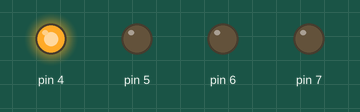
The sketch below on a simulated Arduino Uno, built with avr-gcc and run on an emulated ATmega328P. Shown: output pins drawn as LEDs (lit = HIGH).

Above: at 0.05 s.
At 0.65 s:
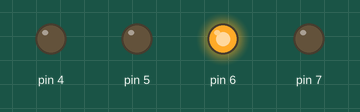
At 1.35 s:
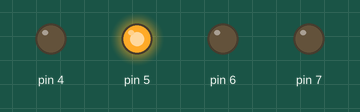
At 2.75 s:
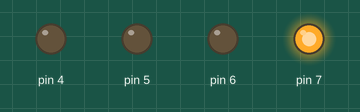
Timing chart, 0 to 3.0 s (numbered marks = the images above):
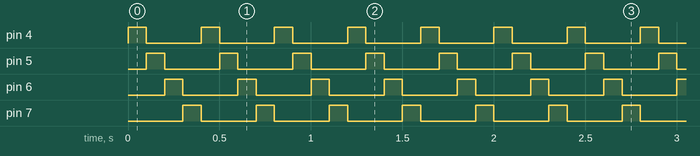

The sketch:

Stepper_Motor.ino
```cpp
void setup() {
   pinMode (4,OUTPUT);
   pinMode (5,OUTPUT);
   pinMode (6,OUTPUT);
   pinMode (7,OUTPUT);

}

void loop() {
  digitalWrite (4,HIGH);
  digitalWrite (5,LOW);
  digitalWrite (6,LOW);
  digitalWrite (7,LOW);
  delay(100);


  digitalWrite (4,LOW);
  digitalWrite (5,HIGH);
  digitalWrite (6,LOW);
  digitalWrite (7,LOW);
  delay(100);

  digitalWrite (4,LOW);
  digitalWrite (5,LOW);
  digitalWrite (6,HIGH);
  digitalWrite (7,LOW);
  delay(100);

  digitalWrite (4,LOW);
  digitalWrite (5,LOW);
  digitalWrite (6,LOW);
  digitalWrite (7,HIGH);
  delay(100);

}
```

Measured:
- by itself, pin 4–7: alternates HIGH for 0.10 s and LOW for 0.30 s
